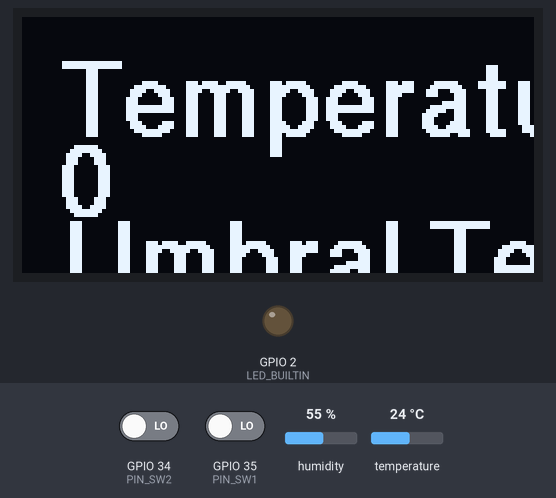
The sketch below on a simulated ESP32. Parts: 128×64 one-colour display, output pins drawn as LEDs (lit = HIGH). The test bench sets the inputs (shaded band); at power-on: GPIO 34 (PIN_SW2) LOW, GPIO 35 (PIN_SW1) LOW, humidity 55 %, temperature 24 °C.

Above: at 1.2 s.
1.3 s: GPIO 34 (PIN_SW2) driven HIGH and GPIO 35 (PIN_SW1) driven HIGH
At 3.2 s:
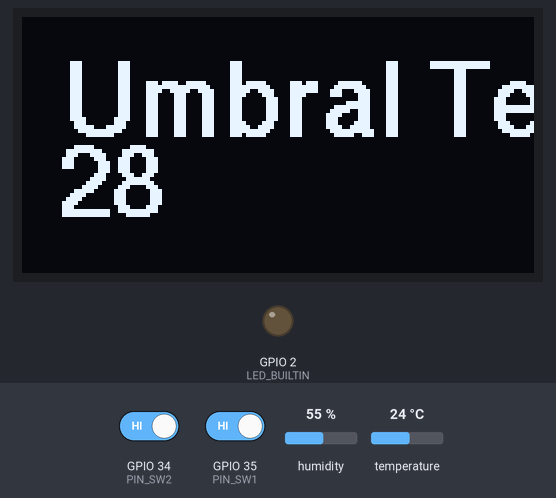
3.8 s: GPIO 34 (PIN_SW2) driven LOW
At 4.8 s:
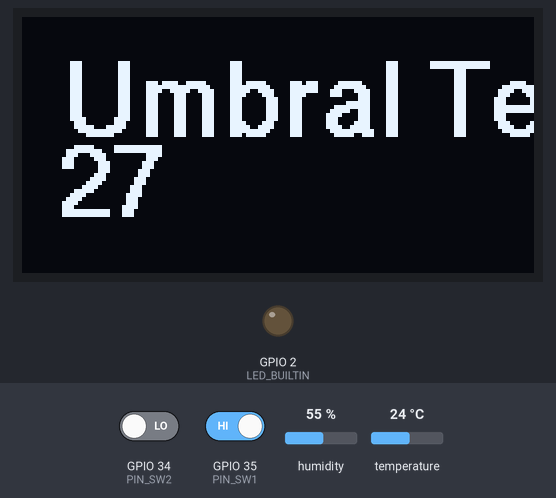
Timing chart, 0 to 6.8 s (numbered marks = the images above; inputs shaded):
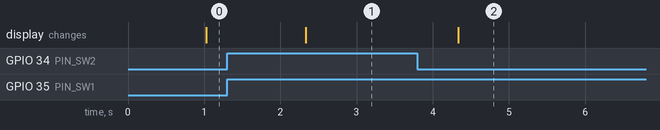

The sketch:

EJ4_SAMA_MORENO_BAGDADI_COLODNER.ino
```cpp
// GRUPO 3 - SAMA MORENO BAGDADI COLODNER

#include <U8g2lib.h>
#include <Adafruit_Sensor.h>
#include <DHT.h>
#include <DHT_U.h>

#define DHTPIN 23  // pin del dht11
#define DHTTYPE DHT11 // tipo de dht (hay otros)

DHT dht(DHTPIN, DHTTYPE); // inicializar sensor


U8G2_SH1106_128X64_NONAME_F_HW_I2C u8g2(U8G2_R0, /* reset=*/U8X8_PIN_NONE);

#define PIN_SW1 35
#define PIN_SW2 34
#define LED_BUILTIN 2

#define RST 0
#define PANTALLA1 1
#define PANTALLA2 5

int estadoActual = RST;
int umbralTemperatura = 28;
int lecturaSensor;

// delay sin bloquear
unsigned long TiempoUltimoCambio = 0;
const long Intervalo = 1000;

struct {
  bool estadoAnterior;
  bool estadoActual;
  int ticks;
  bool flag = false;
  int pin;
} antiReboteData[2];

void antiRebote() {
  static auto prevMillis = millis();  // static auto = se delcara una vez, no todas las veces en las que la funcion se ejecuta
  if (millis() > prevMillis) {
    for (int i = 0; i < 2; i++) {
      antiReboteData[i].estadoActual = digitalRead(antiReboteData[i].pin);  // guardo el estado del boton
      if (antiReboteData[i].estadoAnterior != antiReboteData[i].estadoActual) {
        antiReboteData[i].ticks = 5;
      } else if (antiReboteData[i].ticks > 0) {
        antiReboteData[i].ticks--;           // empiezo a restar
        if (antiReboteData[i].ticks == 0) {  // si llega a 0, significa que el robot esta presionado
          antiReboteData[i].flag = true;
        }
      }
      antiReboteData[i].estadoAnterior = antiReboteData[i].estadoActual;
    }
  }
}


void setup() {
  // put your setup code here, to run once:
  pinMode(PIN_SW1, INPUT);
  pinMode(PIN_SW2, INPUT);
  pinMode(LED_BUILTIN, OUTPUT);

  antiReboteData[0].pin = PIN_SW1;
  antiReboteData[1].pin = PIN_SW2;

  Serial.begin(9600);
  dht.begin(); // inicializo el dht
}

void loop() {

  float temperatura = dht.readTemperature();
  unsigned long TiempoAhora = 0;
  // MAQUINA DE ESTADOS
  switch (estadoActual) {
    case RST:
      TiempoUltimoCambio = 0;
      estadoActual = PANTALLA1;
      break;

    case PANTALLA1:
      antiRebote();

      TiempoAhora = millis();


      if ((antiReboteData[1].flag && antiReboteData[1].estadoActual) && (antiReboteData[0].flag && antiReboteData[0].estadoActual)) {
        antiReboteData[1].flag = false;
        antiReboteData[0].flag = false;
        TiempoUltimoCambio = 0;
        estadoActual = PANTALLA2;
      }
      if (TiempoAhora - TiempoUltimoCambio >= Intervalo) {  //delay sin bloqueo
        TiempoUltimoCambio = TiempoAhora;
        char buffer[5];
        char buffer2[5];
        sprintf(buffer, "%d", temperatura); // guardo el resultado formateado
        sprintf(buffer2, "%d", umbralTemperatura);

        u8g2.clearBuffer();                             // borro la memoria interna
        u8g2.setFont(u8g2_font_helvB18_tr);             // defino fuenre
        u8g2.drawStr(10, 30, "Temperatura:");  // Muestra "
        u8g2.drawStr(10, 50, buffer);
        u8g2.drawStr(10, 70, "Umbral Temperatura:");  // Muestra "
        u8g2.drawStr(10, 90, buffer2);

        u8g2.sendBuffer();  // transfiero la memoria interna a la pantalla      }
      }
        break;

        case PANTALLA2:

          antiRebote();

          TiempoAhora = millis();

          if ((antiReboteData[1].flag && antiReboteData[1].estadoActual) && (antiReboteData[0].flag && antiReboteData[0].estadoActual)) {
            antiReboteData[1].flag = false;
            antiReboteData[0].flag = false;
            estadoActual = PANTALLA1;
          }

          if (antiReboteData[0].flag && !antiReboteData[0].estadoActual) {
            antiReboteData[0].flag = false;
            umbralTemperatura++;
          }

          if (antiReboteData[1].flag && !antiReboteData[1].estadoActual) {
            antiReboteData[1].flag = false;
            umbralTemperatura--;
          }

          if (TiempoAhora - TiempoUltimoCambio >= Intervalo) {  //delay sin bloqueo
            TiempoUltimoCambio = TiempoAhora;
            char buffer[5];
            sprintf(buffer, "%d", umbralTemperatura);

            u8g2.clearBuffer();                             // borro la memoria interna
            u8g2.setFont(u8g2_font_helvB18_tr);             // defino fuenre
            u8g2.drawStr(10, 30, "Umbral Temperatura:");
            u8g2.drawStr(10, 50, buffer);
            u8g2.sendBuffer();  // transfiero la memoria interna a la pantalla
          }
        break;

  }
}
```

Measured:
- after the input at 1.3 s, the display: changes after 1.0 s (image 1)
- after the input at 3.8 s, the display: changes after 0.53 s (image 2)
